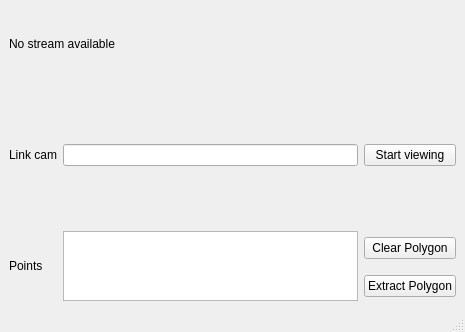
<?xml version="1.0" encoding="UTF-8"?>
<ui version="4.0">
 <class>MainWindow</class>
 <widget class="QMainWindow" name="MainWindow">
  <property name="geometry">
   <rect>
    <x>0</x>
    <y>0</y>
    <width>465</width>
    <height>332</height>
   </rect>
  </property>
  <property name="windowTitle">
   <string>MainWindow</string>
  </property>
  <widget class="QWidget" name="centralwidget">
   <layout class="QGridLayout" name="gridLayout_2">
    <item row="0" column="0">
     <layout class="QGridLayout" name="gridLayout">
      <item row="1" column="1" rowspan="2">
       <widget class="QLineEdit" name="le_link_cam"/>
      </item>
      <item row="3" column="1" rowspan="2">
       <widget class="QListView" name="lv_list_point"/>
      </item>
      <item row="1" column="2" rowspan="2">
       <widget class="QPushButton" name="btn_start_viewing">
        <property name="text">
         <string>Start viewing</string>
        </property>
       </widget>
      </item>
      <item row="1" column="0" rowspan="2">
       <widget class="QLabel" name="label_2">
        <property name="text">
         <string>Link cam</string>
        </property>
       </widget>
      </item>
      <item row="3" column="0" rowspan="2">
       <widget class="QLabel" name="label_3">
        <property name="text">
         <string>Points</string>
        </property>
       </widget>
      </item>
      <item row="3" column="2">
       <widget class="QPushButton" name="btn_clear_polygon">
        <property name="text">
         <string>Clear Polygon</string>
        </property>
       </widget>
      </item>
      <item row="4" column="2">
       <widget class="QPushButton" name="btn_extract_polygon">
        <property name="text">
         <string>Extract Polygon</string>
        </property>
       </widget>
      </item>
      <item row="0" column="0" colspan="3">
       <widget class="QLabel" name="stream_window">
        <property name="text">
         <string>No stream available</string>
        </property>
       </widget>
      </item>
     </layout>
    </item>
   </layout>
  </widget>
  <widget class="QMenuBar" name="menubar">
   <property name="geometry">
    <rect>
     <x>0</x>
     <y>0</y>
     <width>465</width>
     <height>18</height>
    </rect>
   </property>
  </widget>
  <widget class="QStatusBar" name="statusbar"/>
 </widget>
 <resources/>
 <connections/>
</ui>
